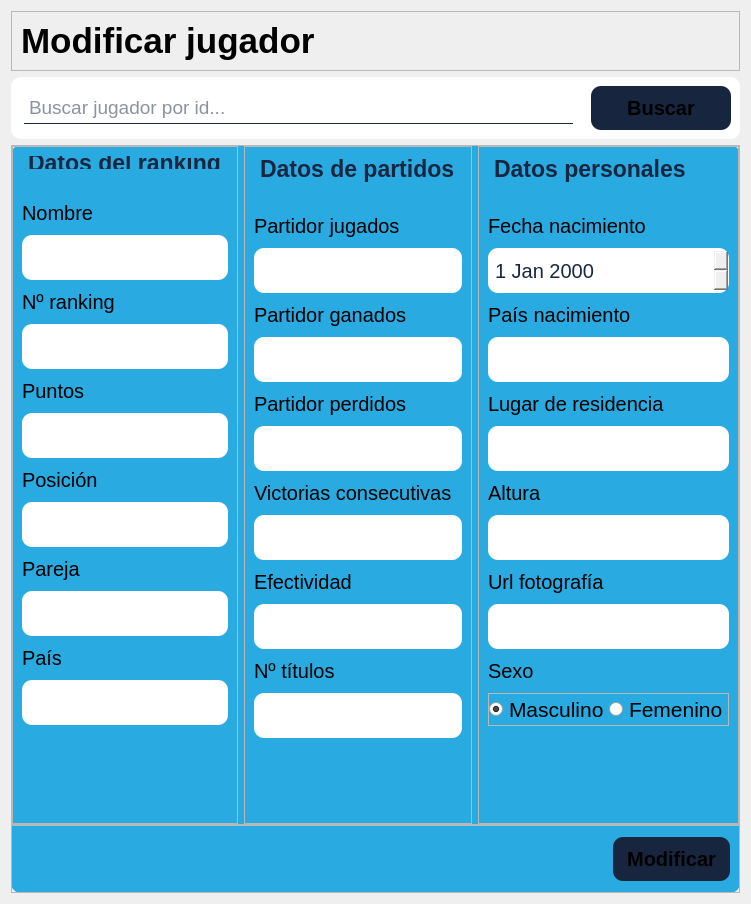
      <widget class="QWidget" name="modificar">
       <layout class="QVBoxLayout" name="verticalLayout_22">
        <item>
         <widget class="QFrame" name="titulo_modificar">
          <property name="maximumSize">
           <size>
            <width>16777215</width>
            <height>16777215</height>
           </size>
          </property>
          <property name="frameShape">
           <enum>QFrame::StyledPanel</enum>
          </property>
          <property name="frameShadow">
           <enum>QFrame::Raised</enum>
          </property>
          <layout class="QHBoxLayout" name="horizontalLayout_17">
           <item>
            <widget class="QLabel" name="titulo_label_4">
             <property name="minimumSize">
              <size>
               <width>231</width>
               <height>0</height>
              </size>
             </property>
             <property name="maximumSize">
              <size>
               <width>16777215</width>
               <height>16777215</height>
              </size>
             </property>
             <property name="font">
              <font>
               <pointsize>26</pointsize>
               <weight>75</weight>
               <bold>true</bold>
              </font>
             </property>
             <property name="text">
              <string>Modificar jugador</string>
             </property>
            </widget>
           </item>
          </layout>
         </widget>
        </item>
        <item>
         <widget class="QFrame" name="filtro_modificar">
          <property name="styleSheet">
           <string notr="true">background-color: rgb(255, 255, 255);
border-radius: 10px;</string>
          </property>
          <property name="frameShape">
           <enum>QFrame::StyledPanel</enum>
          </property>
          <property name="frameShadow">
           <enum>QFrame::Raised</enum>
          </property>
          <layout class="QHBoxLayout" name="horizontalLayout_21" stretch="12,1">
           <property name="leftMargin">
            <number>0</number>
           </property>
           <property name="topMargin">
            <number>0</number>
           </property>
           <property name="rightMargin">
            <number>0</number>
           </property>
           <property name="bottomMargin">
            <number>0</number>
           </property>
           <item alignment="Qt::AlignVCenter">
            <widget class="QFrame" name="buscador_modificar">
             <property name="minimumSize">
              <size>
               <width>0</width>
               <height>46</height>
              </size>
             </property>
             <property name="maximumSize">
              <size>
               <width>16777215</width>
               <height>30</height>
              </size>
             </property>
             <property name="styleSheet">
              <string notr="true">padding: 3px;</string>
             </property>
             <property name="frameShape">
              <enum>QFrame::StyledPanel</enum>
             </property>
             <property name="frameShadow">
              <enum>QFrame::Raised</enum>
             </property>
             <layout class="QVBoxLayout" name="verticalLayout_23">
              <property name="spacing">
               <number>0</number>
              </property>
              <property name="leftMargin">
               <number>10</number>
              </property>
              <property name="topMargin">
               <number>0</number>
              </property>
              <property name="rightMargin">
               <number>0</number>
              </property>
              <property name="bottomMargin">
               <number>0</number>
              </property>
              <item alignment="Qt::AlignVCenter">
               <widget class="QLineEdit" name="inp_buscar_modificar">
                <property name="minimumSize">
                 <size>
                  <width>0</width>
                  <height>16</height>
                 </size>
                </property>
                <property name="font">
                 <font>
                  <pointsize>14</pointsize>
                 </font>
                </property>
                <property name="styleSheet">
                 <string notr="true">
	color: rgb(23, 37, 63);
	font-size: large;
	border: 0;
	border-bottom: 1px solid rgb(23, 37, 63);
	border-radius: 0;</string>
                </property>
                <property name="text">
                 <string/>
                </property>
                <property name="placeholderText">
                 <string>Buscar jugador por id...</string>
                </property>
               </widget>
              </item>
             </layout>
            </widget>
           </item>
           <item alignment="Qt::AlignRight|Qt::AlignVCenter">
            <widget class="QFrame" name="buscar_modificar">
             <property name="styleSheet">
              <string notr="true"/>
             </property>
             <property name="frameShape">
              <enum>QFrame::StyledPanel</enum>
             </property>
             <property name="frameShadow">
              <enum>QFrame::Raised</enum>
             </property>
             <layout class="QVBoxLayout" name="verticalLayout_24">
              <item>
               <widget class="QPushButton" name="btn_buscar_modificar">
                <property name="minimumSize">
                 <size>
                  <width>140</width>
                  <height>0</height>
                 </size>
                </property>
                <property name="maximumSize">
                 <size>
                  <width>150</width>
                  <height>16777215</height>
                 </size>
                </property>
                <property name="font">
                 <font>
                  <pointsize>-1</pointsize>
                  <weight>75</weight>
                  <bold>true</bold>
                 </font>
                </property>
                <property name="cursor">
                 <cursorShape>PointingHandCursor</cursorShape>
                </property>
                <property name="layoutDirection">
                 <enum>Qt::LeftToRight</enum>
                </property>
                <property name="styleSheet">
                 <string notr="true">background-color: rgb(23, 37, 63);
font-size: 20px;
font-weight: bold;
border: none;
padding: 10px;
border-radius: 10px;</string>
                </property>
                <property name="text">
                 <string>Buscar</string>
                </property>
                <property name="icon">
                 <iconset>
                  <normaloff>lupa.png</normaloff>lupa.png</iconset>
                </property>
                <property name="iconSize">
                 <size>
                  <width>20</width>
                  <height>20</height>
                 </size>
                </property>
               </widget>
              </item>
             </layout>
            </widget>
           </item>
          </layout>
         </widget>
        </item>
        <item>
         <widget class="QFrame" name="formulario_modificar">
          <property name="styleSheet">
           <string notr="true">#formulario_modificar {
background-color: rgb(41, 170, 225);
border-radius: 10px;
}</string>
          </property>
          <property name="frameShape">
           <enum>QFrame::StyledPanel</enum>
          </property>
          <property name="frameShadow">
           <enum>QFrame::Raised</enum>
          </property>
          <layout class="QVBoxLayout" name="verticalLayout_18" stretch="10,1">
           <property name="spacing">
            <number>0</number>
           </property>
           <property name="leftMargin">
            <number>0</number>
           </property>
           <property name="topMargin">
            <number>0</number>
           </property>
           <property name="rightMargin">
            <number>0</number>
           </property>
           <property name="bottomMargin">
            <number>0</number>
           </property>
           <item>
            <widget class="QFrame" name="contenedor_input_modificar">
             <property name="styleSheet">
              <string notr="true">#contenedor_input_modificar QFrame QLabel{
	font-size: 20px;
}

#contenedor_input_modificar QFrame QLineEdit{
	font-size: 20px;
	min-height: 45px;
	border-radius: 10px;
	color: rgb(24, 38, 64);
	padding-left: 5px;
}

#contenedor_input_modificar QFrame QDateEdit{
	font-size: 20px;
	min-height: 45px;
	border-radius: 10px;
	color: rgb(24, 38, 64);
	padding-left: 5px;
}</string>
             </property>
             <property name="frameShape">
              <enum>QFrame::StyledPanel</enum>
             </property>
             <property name="frameShadow">
              <enum>QFrame::Raised</enum>
             </property>
             <layout class="QHBoxLayout" name="horizontalLayout_18">
              <property name="leftMargin">
               <number>0</number>
              </property>
              <property name="topMargin">
               <number>0</number>
              </property>
              <property name="rightMargin">
               <number>0</number>
              </property>
              <property name="bottomMargin">
               <number>0</number>
              </property>
              <item>
               <widget class="QFrame" name="modificar_datos_ranking">
                <property name="frameShape">
                 <enum>QFrame::StyledPanel</enum>
                </property>
                <property name="frameShadow">
                 <enum>QFrame::Raised</enum>
                </property>
                <layout class="QVBoxLayout" name="verticalLayout_19">
                 <property name="spacing">
                  <number>10</number>
                 </property>
                 <item>
                  <widget class="QLabel" name="label_68">
                   <property name="minimumSize">
                    <size>
                     <width>0</width>
                     <height>27</height>
                    </size>
                   </property>
                   <property name="maximumSize">
                    <size>
                     <width>16777215</width>
                     <height>35</height>
                    </size>
                   </property>
                   <property name="font">
                    <font>
                     <pointsize>-1</pointsize>
                     <weight>75</weight>
                     <bold>true</bold>
                    </font>
                   </property>
                   <property name="styleSheet">
                    <string notr="true">color: rgb(24, 38, 64);
font-size: 23px;
font-weight: bold;
margin-bottom: 15px;
padding-bottom: 5px;
border-bottom: 2px solid  rgb(24, 38, 64);</string>
                   </property>
                   <property name="text">
                    <string>Datos del ranking</string>
                   </property>
                  </widget>
                 </item>
                 <item>
                  <widget class="QLabel" name="label_69">
                   <property name="text">
                    <string>Nombre</string>
                   </property>
                  </widget>
                 </item>
                 <item>
                  <widget class="QLineEdit" name="inp_modificar_nombre"/>
                 </item>
                 <item>
                  <widget class="QLabel" name="label_70">
                   <property name="text">
                    <string>Nº ranking</string>
                   </property>
                  </widget>
                 </item>
                 <item>
                  <widget class="QLineEdit" name="inp_modificar_ranking"/>
                 </item>
                 <item>
                  <widget class="QLabel" name="label_71">
                   <property name="text">
                    <string>Puntos</string>
                   </property>
                  </widget>
                 </item>
                 <item>
                  <widget class="QLineEdit" name="inp_modificar_puntos"/>
                 </item>
                 <item>
                  <widget class="QLabel" name="label_72">
                   <property name="text">
                    <string>Posición</string>
                   </property>
                  </widget>
                 </item>
                 <item>
                  <widget class="QLineEdit" name="inp_modificar_posicion"/>
                 </item>
                 <item>
                  <widget class="QLabel" name="label_73">
                   <property name="text">
                    <string>Pareja</string>
                   </property>
                  </widget>
                 </item>
                 <item>
                  <widget class="QLineEdit" name="inp_modificar_pareja"/>
                 </item>
                 <item>
                  <widget class="QLabel" name="label_74">
                   <property name="text">
                    <string>País</string>
                   </property>
                  </widget>
                 </item>
                 <item>
                  <widget class="QLineEdit" name="inp_modificar_pais"/>
                 </item>
                 <item>
                  <spacer name="verticalSpacer_6">
                   <property name="orientation">
                    <enum>Qt::Vertical</enum>
                   </property>
                   <property name="sizeHint" stdset="0">
                    <size>
                     <width>20</width>
                     <height>40</height>
                    </size>
                   </property>
                  </spacer>
                 </item>
                </layout>
               </widget>
              </item>
              <item>
               <widget class="QFrame" name="modificar_datos_partidos">
                <property name="frameShape">
                 <enum>QFrame::StyledPanel</enum>
                </property>
                <property name="frameShadow">
                 <enum>QFrame::Raised</enum>
                </property>
                <layout class="QVBoxLayout" name="verticalLayout_20">
                 <property name="spacing">
                  <number>10</number>
                 </property>
                 <property name="leftMargin">
                  <number>9</number>
                 </property>
                 <item>
                  <widget class="QLabel" name="label_75">
                   <property name="styleSheet">
                    <string notr="true">color: rgb(24, 38, 64);
font-size: 23px;
font-weight: bold;
margin-bottom: 15px;
padding-bottom: 5px;
border-bottom: 2px solid  rgb(24, 38, 64);</string>
                   </property>
                   <property name="text">
                    <string>Datos de partidos</string>
                   </property>
                  </widget>
                 </item>
                 <item>
                  <widget class="QLabel" name="label_76">
                   <property name="text">
                    <string>Partidor jugados</string>
                   </property>
                  </widget>
                 </item>
                 <item>
                  <widget class="QLineEdit" name="inp_modificar_partidos_jugados"/>
                 </item>
                 <item>
                  <widget class="QLabel" name="label_77">
                   <property name="text">
                    <string>Partidor ganados</string>
                   </property>
                  </widget>
                 </item>
                 <item>
                  <widget class="QLineEdit" name="inp_modificar_partidos_ganados"/>
                 </item>
                 <item>
                  <widget class="QLabel" name="label_78">
                   <property name="text">
                    <string>Partidor perdidos</string>
                   </property>
                  </widget>
                 </item>
                 <item>
                  <widget class="QLineEdit" name="inp_modificar_partidos_perdidos"/>
                 </item>
                 <item>
                  <widget class="QLabel" name="label_79">
                   <property name="text">
                    <string>Victorias consecutivas</string>
                   </property>
                  </widget>
                 </item>
                 <item>
                  <widget class="QLineEdit" name="inp_modificar_victorias_consecutivas"/>
                 </item>
                 <item>
                  <widget class="QLabel" name="label_80">
                   <property name="text">
                    <string>Efectividad</string>
                   </property>
                  </widget>
                 </item>
                 <item>
                  <widget class="QLineEdit" name="inp_modificar_efectividad"/>
                 </item>
                 <item>
                  <widget class="QLabel" name="label_81">
                   <property name="text">
                    <string>Nº títulos</string>
                   </property>
                  </widget>
                 </item>
                 <item>
                  <widget class="QLineEdit" name="inp_modificar_titulos"/>
                 </item>
                 <item>
                  <spacer name="verticalSpacer_4">
                   <property name="orientation">
                    <enum>Qt::Vertical</enum>
                   </property>
                   <property name="sizeHint" stdset="0">
                    <size>
                     <width>20</width>
                     <height>40</height>
                    </size>
                   </property>
                  </spacer>
                 </item>
                 <item>
                  <spacer name="verticalSpacer_8">
                   <property name="orientation">
                    <enum>Qt::Vertical</enum>
                   </property>
                   <property name="sizeHint" stdset="0">
                    <size>
                     <width>20</width>
                     <height>40</height>
                    </size>
                   </property>
                  </spacer>
                 </item>
                </layout>
               </widget>
              </item>
              <item>
               <widget class="QFrame" name="modificar_datos_personales">
                <property name="frameShape">
                 <enum>QFrame::StyledPanel</enum>
                </property>
                <property name="frameShadow">
                 <enum>QFrame::Raised</enum>
                </property>
                <layout class="QVBoxLayout" name="verticalLayout_21">
                 <property name="spacing">
                  <number>10</number>
                 </property>
                 <item>
                  <widget class="QLabel" name="label_82">
                   <property name="minimumSize">
                    <size>
                     <width>0</width>
                     <height>4</height>
                    </size>
                   </property>
                   <property name="font">
                    <font>
                     <pointsize>-1</pointsize>
                     <weight>75</weight>
                     <bold>true</bold>
                    </font>
                   </property>
                   <property name="styleSheet">
                    <string notr="true">color: rgb(24, 38, 64);
font-size: 23px;
font-weight: bold;
margin-bottom: 15px;
padding-bottom: 5px;
border-bottom: 2px solid  rgb(24, 38, 64);</string>
                   </property>
                   <property name="text">
                    <string>Datos personales</string>
                   </property>
                  </widget>
                 </item>
                 <item>
                  <widget class="QLabel" name="label_83">
                   <property name="text">
                    <string>Fecha nacimiento</string>
                   </property>
                  </widget>
                 </item>
                 <item>
                  <widget class="QDateEdit" name="inp_modificar_fecha_nacimiento"/>
                 </item>
                 <item>
                  <widget class="QLabel" name="label_84">
                   <property name="text">
                    <string>País nacimiento</string>
                   </property>
                  </widget>
                 </item>
                 <item>
                  <widget class="QLineEdit" name="inp_modificar_pais_nacimiento"/>
                 </item>
                 <item>
                  <widget class="QLabel" name="label_85">
                   <property name="text">
                    <string>Lugar de residencia</string>
                   </property>
                  </widget>
                 </item>
                 <item>
                  <widget class="QLineEdit" name="inp_modificar_lugar_residencia"/>
                 </item>
                 <item>
                  <widget class="QLabel" name="label_86">
                   <property name="text">
                    <string>Altura</string>
                   </property>
                  </widget>
                 </item>
                 <item>
                  <widget class="QLineEdit" name="inp_modificar_altura"/>
                 </item>
                 <item>
                  <widget class="QLabel" name="label_87">
                   <property name="text">
                    <string>Url fotografía</string>
                   </property>
                  </widget>
                 </item>
                 <item>
                  <widget class="QLineEdit" name="inp_modificar_url_fotografia"/>
                 </item>
                 <item>
                  <widget class="QLabel" name="label_88">
                   <property name="text">
                    <string>Sexo</string>
                   </property>
                  </widget>
                 </item>
                 <item>
                  <widget class="QFrame" name="frame_16">
                   <property name="frameShape">
                    <enum>QFrame::StyledPanel</enum>
                   </property>
                   <property name="frameShadow">
                    <enum>QFrame::Raised</enum>
                   </property>
                   <layout class="QHBoxLayout" name="horizontalLayout_19">
                    <property name="spacing">
                     <number>0</number>
                    </property>
                    <property name="leftMargin">
                     <number>0</number>
                    </property>
                    <property name="topMargin">
                     <number>0</number>
                    </property>
                    <property name="rightMargin">
                     <number>0</number>
                    </property>
                    <property name="bottomMargin">
                     <number>0</number>
                    </property>
                    <item>
                     <widget class="QRadioButton" name="inp_modificar_sexo_m">
                      <property name="font">
                       <font>
                        <pointsize>16</pointsize>
                       </font>
                      </property>
                      <property name="contextMenuPolicy">
                       <enum>Qt::ActionsContextMenu</enum>
                      </property>
                      <property name="layoutDirection">
                       <enum>Qt::LeftToRight</enum>
                      </property>
                      <property name="text">
                       <string>Masculino</string>
                      </property>
                      <property name="checked">
                       <bool>true</bool>
                      </property>
                     </widget>
                    </item>
                    <item>
                     <widget class="QRadioButton" name="inp_modificar_sexo_f">
                      <property name="font">
                       <font>
                        <pointsize>16</pointsize>
                       </font>
                      </property>
                      <property name="layoutDirection">
                       <enum>Qt::LeftToRight</enum>
                      </property>
                      <property name="text">
                       <string>Femenino</string>
                      </property>
                      <property name="iconSize">
                       <size>
                        <width>20</width>
                        <height>20</height>
                       </size>
                      </property>
                     </widget>
                    </item>
                   </layout>
                  </widget>
                 </item>
                 <item>
                  <spacer name="verticalSpacer_5">
                   <property name="orientation">
                    <enum>Qt::Vertical</enum>
                   </property>
                   <property name="sizeHint" stdset="0">
                    <size>
                     <width>20</width>
                     <height>40</height>
                    </size>
                   </property>
                  </spacer>
                 </item>
                </layout>
               </widget>
              </item>
             </layout>
            </widget>
           </item>
           <item>
            <widget class="QFrame" name="contenedor_button_modificar">
             <property name="cursor">
              <cursorShape>ArrowCursor</cursorShape>
             </property>
             <property name="frameShape">
              <enum>QFrame::StyledPanel</enum>
             </property>
             <property name="frameShadow">
              <enum>QFrame::Raised</enum>
             </property>
             <layout class="QHBoxLayout" name="horizontalLayout_20" stretch="4,6,2">
              <item>
               <widget class="QLabel" name="p_error_modificar">
                <property name="styleSheet">
                 <string notr="true">font-size: 15px;
color: rgb(24, 38, 64);
</string>
                </property>
                <property name="text">
                 <string/>
                </property>
               </widget>
              </item>
              <item>
               <spacer name="horizontalSpacer_4">
                <property name="orientation">
                 <enum>Qt::Horizontal</enum>
                </property>
                <property name="sizeHint" stdset="0">
                 <size>
                  <width>572</width>
                  <height>20</height>
                 </size>
                </property>
               </spacer>
              </item>
              <item>
               <widget class="QPushButton" name="btn_modificar">
                <property name="maximumSize">
                 <size>
                  <width>150</width>
                  <height>16777215</height>
                 </size>
                </property>
                <property name="cursor">
                 <cursorShape>PointingHandCursor</cursorShape>
                </property>
                <property name="styleSheet">
                 <string notr="true">background-color: rgb(23, 37, 63);
font-size: 20px;
font-weight: bold;
border: none;
padding: 10px;
border-radius: 10px;</string>
                </property>
                <property name="text">
                 <string>Modificar</string>
                </property>
               </widget>
              </item>
             </layout>
            </widget>
           </item>
          </layout>
         </widget>
        </item>
       </layout>
      </widget>
